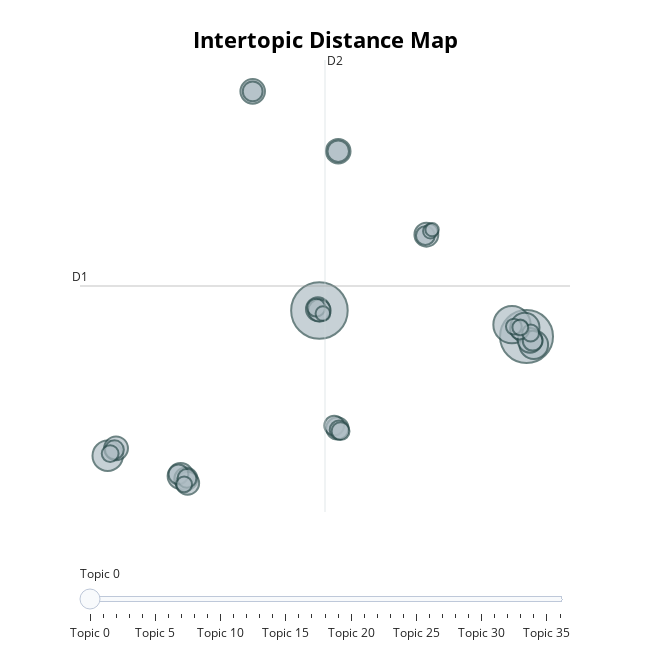

The cell this chart's notebook holds for it:
### Code cell
topic_model.visualize_topics()

### Figure 1 — Plotly figure (JSON) as saved in the notebook; plotly's stock layout.template omitted (floating-point values rounded to 4 significant figures)
{"data": [{"customdata": [[0, "party | level | community | organization | oversight", 90], [1, "socialism | characteristic | chinese | china | great", 79], [2, "ecological | resource | consumption | environment | water", 39], [3, "insurance | social | basic | service | health", 26], [4, "cultural | sector | service | flourishing | public", 24], [5, "law | rule | judicial | based | ensure", 23], [6, "peace | world | country | mankind | peaceful", 19], [7, "military | armed | force | defense | capability", 17], [8, "innovation | research | technological | technology | science", 17], [9, "socialist | moral | integrity | morality | virtue", 17], [10, "corruption | combating | integrity | clean | fight", 16], [11, "global | economy | world | export | china", 16], [12, "agriculture | agricultural | rural | farmer | industrialization", 16], [13, "problem | difficulty | social | pressing | work", 15], [14, "education | training | personnel | skill | young", 15], [15, "taiwan | side | strait | independence | compatriot", 14], [16, "reform | administrative | deepen | government | function", 14], [17, "military | force | armed | security | defense", 13], [18, "fairness | justice | equality | mutual | ethnic", 11], [19, "applying | outlook | scientific | purposefully | development", 11], [20, "macao | hong | kong | two | principle", 11], [21, "comrade | faith | communist | xii | viii", 11], [22, "unity | communist | china | consultative | congress", 10], [23, "rural | urban | area | development | poverty", 10], [24, "culture | china | strong | nation | culturally", 10], [25, "interest | may | must | people | time", 10], [26, "model | growth | change | accelerating | economy", 10], [27, "overseas | affair | interest | neighbor | diplomacy", 9], [28, "political | reform | structure | notion | sign", 9], [29, "thought | outlook | theory | marxism | scientific", 8], [30, "income | distribution | individual | share | increase", 8], [31, "progress | ecological | socialist | economic | sustainable", 7], [32, "strength | competitiveness | sport | game | fitness", 7], [33, "employment | job | creating | opportunity | unemployment", 7], [34, "building | innovation | respect | new | party", 6], [35, "opening | regional | area | open | benefit", 6], [36, "industry | industrial | structural | driven | infrastructure", 5]], "hovertemplate": "<b>Topic %{customdata[0]}</b><br>%{customdata[1]}<br>Size: %{customdata[2]}", "legendgroup": "", "marker": {"color": "#B0BEC5", "line": {"color": "DarkSlateGrey", "width": 2}, "size": [90, 79, 39, 26, 24, 23, 19, 17, 17, 17, 16, 16, 16, 15, 15, 14, 14, 13, 11, 11, 11, 11, 10, 10, 10, 10, 10, 9, 9, 8, 8, 7, 7, 7, 6, 6, 5], "sizemode": "area", "sizeref": 0.05625, "symbol": "circle"}, "mode": "markers", "name": "", "orientation": "v", "showlegend": false, "type": "scatter", "x": [1.972, 17.09, 16.02, -13.48, 16.97, 17.62, -8.157, 3.346, -2.898, 17.34, 1.861, 9.778, -12.87, -7.773, -7.65, 3.281, 1.976, 3.346, -8.314, -2.898, 3.053, 17.54, 3.411, -12.99, 16.58, -7.696, 9.705, 3.513, 1.739, 17.39, -13.3, 16.16, 16.63, -7.901, 2.225, 10.07, 10.19], "xaxis": "x", "y": [-0.8275, -2.976, -2.001, -12.84, -2.232, -3.658, -14.52, 12.34, 17.29, -3.298, -0.7161, 5.433, -12.23, -14.75, -15.11, -10.57, -0.8312, 12.34, -14.37, 17.28, -10.34, -3.326, -10.7, -12.34, -2.441, -14.71, 5.36, -10.8, -0.594, -2.692, -12.66, -2.163, -2.234, -15.21, -1.08, 5.726, 5.85], "yaxis": "y"}], "layout": {"annotations": [{"showarrow": false, "text": "D1", "x": -15.5, "y": 1.195, "yshift": 10}, {"showarrow": false, "text": "D2", "x": 2.38, "xshift": 10, "y": 19.88}], "height": 650, "hoverlabel": {"bgcolor": "white", "font": {"family": "Rockwell", "size": 16}}, "legend": {"itemsizing": "constant", "tracegroupgap": 0}, "margin": {"t": 60}, "shapes": [{"line": {"color": "#CFD8DC", "width": 2}, "type": "line", "x0": 2.38, "x1": 2.38, "y0": -17.49, "y1": 19.88}, {"line": {"color": "#9E9E9E", "width": 2}, "type": "line", "x0": -15.5, "x1": 20.26, "y0": 1.195, "y1": 1.195}], "sliders": [{"active": 0, "pad": {"t": 50}, "steps": [{"args": [{"marker.color": [["red", "#B0BEC5", "#B0BEC5", "#B0BEC5", "#B0BEC5", "#B0BEC5", "#B0BEC5", "#B0BEC5", "#B0BEC5", "#B0BEC5", "#B0BEC5", "#B0BEC5", "#B0BEC5", "#B0BEC5", "#B0BEC5", "#B0BEC5", "#B0BEC5", "#B0BEC5", "#B0BEC5", "#B0BEC5", "#B0BEC5", "#B0BEC5", "#B0BEC5", "#B0BEC5", "#B0BEC5", "#B0BEC5", "#B0BEC5", "#B0BEC5", "#B0BEC5", "#B0BEC5", "#B0BEC5", "#B0BEC5", "#B0BEC5", "#B0BEC5", "#B0BEC5", "#B0BEC5", "#B0BEC5"]]}], "label": "Topic 0", "method": "update"}, {"args": [{"marker.color": [["#B0BEC5", "red", "#B0BEC5", "#B0BEC5", "#B0BEC5", "#B0BEC5", "#B0BEC5", "#B0BEC5", "#B0BEC5", "#B0BEC5", "#B0BEC5", "#B0BEC5", "#B0BEC5", "#B0BEC5", "#B0BEC5", "#B0BEC5", "#B0BEC5", "#B0BEC5", "#B0BEC5", "#B0BEC5", "#B0BEC5", "#B0BEC5", "#B0BEC5", "#B0BEC5", "#B0BEC5", "#B0BEC5", "#B0BEC5", "#B0BEC5", "#B0BEC5", "#B0BEC5", "#B0BEC5", "#B0BEC5", "#B0BEC5", "#B0BEC5", "#B0BEC5", "#B0BEC5", "#B0BEC5"]]}], "label": "Topic 1", "method": "update"}, {"args": [{"marker.color": [["#B0BEC5", "#B0BEC5", "red", "#B0BEC5", "#B0BEC5", "#B0BEC5", "#B0BEC5", "#B0BEC5", "#B0BEC5", "#B0BEC5", "#B0BEC5", "#B0BEC5", "#B0BEC5", "#B0BEC5", "#B0BEC5", "#B0BEC5", "#B0BEC5", "#B0BEC5", "#B0BEC5", "#B0BEC5", "#B0BEC5", "#B0BEC5", "#B0BEC5", "#B0BEC5", "#B0BEC5", "#B0BEC5", "#B0BEC5", "#B0BEC5", "#B0BEC5", "#B0BEC5", "#B0BEC5", "#B0BEC5", "#B0BEC5", "#B0BEC5", "#B0BEC5", "#B0BEC5", "#B0BEC5"]]}], "label": "Topic 2", "method": "update"}, {"args": [{"marker.color": [["#B0BEC5", "#B0BEC5", "#B0BEC5", "red", "#B0BEC5", "#B0BEC5", "#B0BEC5", "#B0BEC5", "#B0BEC5", "#B0BEC5", "#B0BEC5", "#B0BEC5", "#B0BEC5", "#B0BEC5", "#B0BEC5", "#B0BEC5", "#B0BEC5", "#B0BEC5", "#B0BEC5", "#B0BEC5", "#B0BEC5", "#B0BEC5", "#B0BEC5", "#B0BEC5", "#B0BEC5", "#B0BEC5", "#B0BEC5", "#B0BEC5", "#B0BEC5", "#B0BEC5", "#B0BEC5", "#B0BEC5", "#B0BEC5", "#B0BEC5", "#B0BEC5", "#B0BEC5", "#B0BEC5"]]}], "label": "Topic 3", "method": "update"}, {"args": [{"marker.color": [["#B0BEC5", "#B0BEC5", "#B0BEC5", "#B0BEC5", "red", "#B0BEC5", "#B0BEC5", "#B0BEC5", "#B0BEC5", "#B0BEC5", "#B0BEC5", "#B0BEC5", "#B0BEC5", "#B0BEC5", "#B0BEC5", "#B0BEC5", "#B0BEC5", "#B0BEC5", "#B0BEC5", "#B0BEC5", "#B0BEC5", "#B0BEC5", "#B0BEC5", "#B0BEC5", "#B0BEC5", "#B0BEC5", "#B0BEC5", "#B0BEC5", "#B0BEC5", "#B0BEC5", "#B0BEC5", "#B0BEC5", "#B0BEC5", "#B0BEC5", "#B0BEC5", "#B0BEC5", "#B0BEC5"]]}], "label": "Topic 4", "method": "update"}, {"args": [{"marker.color": [["#B0BEC5", "#B0BEC5", "#B0BEC5", "#B0BEC5", "#B0BEC5", "red", "#B0BEC5", "#B0BEC5", "#B0BEC5", "#B0BEC5", "#B0BEC5", "#B0BEC5", "#B0BEC5", "#B0BEC5", "#B0BEC5", "#B0BEC5", "#B0BEC5", "#B0BEC5", "#B0BEC5", "#B0BEC5", "#B0BEC5", "#B0BEC5", "#B0BEC5", "#B0BEC5", "#B0BEC5", "#B0BEC5", "#B0BEC5", "#B0BEC5", "#B0BEC5", "#B0BEC5", "#B0BEC5", "#B0BEC5", "#B0BEC5", "#B0BEC5", "#B0BEC5", "#B0BEC5", "#B0BEC5"]]}], "label": "Topic 5", "method": "update"}, {"args": [{"marker.color": [["#B0BEC5", "#B0BEC5", "#B0BEC5", "#B0BEC5", "#B0BEC5", "#B0BEC5", "red", "#B0BEC5", "#B0BEC5", "#B0BEC5", "#B0BEC5", "#B0BEC5", "#B0BEC5", "#B0BEC5", "#B0BEC5", "#B0BEC5", "#B0BEC5", "#B0BEC5", "#B0BEC5", "#B0BEC5", "#B0BEC5", "#B0BEC5", "#B0BEC5", "#B0BEC5", "#B0BEC5", "#B0BEC5", "#B0BEC5", "#B0BEC5", "#B0BEC5", "#B0BEC5", "#B0BEC5", "#B0BEC5", "#B0BEC5", "#B0BEC5", "#B0BEC5", "#B0BEC5", "#B0BEC5"]]}], "label": "Topic 6", "method": "update"}, {"args": [{"marker.color": [["#B0BEC5", "#B0BEC5", "#B0BEC5", "#B0BEC5", "#B0BEC5", "#B0BEC5", "#B0BEC5", "red", "#B0BEC5", "#B0BEC5", "#B0BEC5", "#B0BEC5", "#B0BEC5", "#B0BEC5", "#B0BEC5", "#B0BEC5", "#B0BEC5", "#B0BEC5", "#B0BEC5", "#B0BEC5", "#B0BEC5", "#B0BEC5", "#B0BEC5", "#B0BEC5", "#B0BEC5", "#B0BEC5", "#B0BEC5", "#B0BEC5", "#B0BEC5", "#B0BEC5", "#B0BEC5", "#B0BEC5", "#B0BEC5", "#B0BEC5", "#B0BEC5", "#B0BEC5", "#B0BEC5"]]}], "label": "Topic 7", "method": "update"}, {"args": [{"marker.color": [["#B0BEC5", "#B0BEC5", "#B0BEC5", "#B0BEC5", "#B0BEC5", "#B0BEC5", "#B0BEC5", "#B0BEC5", "red", "#B0BEC5", "#B0BEC5", "#B0BEC5", "#B0BEC5", "#B0BEC5", "#B0BEC5", "#B0BEC5", "#B0BEC5", "#B0BEC5", "#B0BEC5", "#B0BEC5", "#B0BEC5", "#B0BEC5", "#B0BEC5", "#B0BEC5", "#B0BEC5", "#B0BEC5", "#B0BEC5", "#B0BEC5", "#B0BEC5", "#B0BEC5", "#B0BEC5", "#B0BEC5", "#B0BEC5", "#B0BEC5", "#B0BEC5", "#B0BEC5", "#B0BEC5"]]}], "label": "Topic 8", "method": "update"}, {"args": [{"marker.color": [["#B0BEC5", "#B0BEC5", "#B0BEC5", "#B0BEC5", "#B0BEC5", "#B0BEC5", "#B0BEC5", "#B0BEC5", "#B0BEC5", "red", "#B0BEC5", "#B0BEC5", "#B0BEC5", "#B0BEC5", "#B0BEC5", "#B0BEC5", "#B0BEC5", "#B0BEC5", "#B0BEC5", "#B0BEC5", "#B0BEC5", "#B0BEC5", "#B0BEC5", "#B0BEC5", "#B0BEC5", "#B0BEC5", "#B0BEC5", "#B0BEC5", "#B0BEC5", "#B0BEC5", "#B0BEC5", "#B0BEC5", "#B0BEC5", "#B0BEC5", "#B0BEC5", "#B0BEC5", "#B0BEC5"]]}], "label": "Topic 9", "method": "update"}, {"args": [{"marker.color": [["#B0BEC5", "#B0BEC5", "#B0BEC5", "#B0BEC5", "#B0BEC5", "#B0BEC5", "#B0BEC5", "#B0BEC5", "#B0BEC5", "#B0BEC5", "red", "#B0BEC5", "#B0BEC5", "#B0BEC5", "#B0BEC5", "#B0BEC5", "#B0BEC5", "#B0BEC5", "#B0BEC5", "#B0BEC5", "#B0BEC5", "#B0BEC5", "#B0BEC5", "#B0BEC5", "#B0BEC5", "#B0BEC5", "#B0BEC5", "#B0BEC5", "#B0BEC5", "#B0BEC5", "#B0BEC5", "#B0BEC5", "#B0BEC5", "#B0BEC5", "#B0BEC5", "#B0BEC5", "#B0BEC5"]]}], "label": "Topic 10", "method": "update"}, {"args": [{"marker.color": [["#B0BEC5", "#B0BEC5", "#B0BEC5", "#B0BEC5", "#B0BEC5", "#B0BEC5", "#B0BEC5", "#B0BEC5", "#B0BEC5", "#B0BEC5", "#B0BEC5", "red", "#B0BEC5", "#B0BEC5", "#B0BEC5", "#B0BEC5", "#B0BEC5", "#B0BEC5", "#B0BEC5", "#B0BEC5", "#B0BEC5", "#B0BEC5", "#B0BEC5", "#B0BEC5", "#B0BEC5", "#B0BEC5", "#B0BEC5", "#B0BEC5", "#B0BEC5", "#B0BEC5", "#B0BEC5", "#B0BEC5", "#B0BEC5", "#B0BEC5", "#B0BEC5", "#B0BEC5", "#B0BEC5"]]}], "label": "Topic 11", "method": "update"}, {"args": [{"marker.color": [["#B0BEC5", "#B0BEC5", "#B0BEC5", "#B0BEC5", "#B0BEC5", "#B0BEC5", "#B0BEC5", "#B0BEC5", "#B0BEC5", "#B0BEC5", "#B0BEC5", "#B0BEC5", "red", "#B0BEC5", "#B0BEC5", "#B0BEC5", "#B0BEC5", "#B0BEC5", "#B0BEC5", "#B0BEC5", "#B0BEC5", "#B0BEC5", "#B0BEC5", "#B0BEC5", "#B0BEC5", "#B0BEC5", "#B0BEC5", "#B0BEC5", "#B0BEC5", "#B0BEC5", "#B0BEC5", "#B0BEC5", "#B0BEC5", "#B0BEC5", "#B0BEC5", "#B0BEC5", "#B0BEC5"]]}], "label": "Topic 12", "method": "update"}, {"args": [{"marker.color": [["#B0BEC5", "#B0BEC5", "#B0BEC5", "#B0BEC5", "#B0BEC5", "#B0BEC5", "#B0BEC5", "#B0BEC5", "#B0BEC5", "#B0BEC5", "#B0BEC5", "#B0BEC5", "#B0BEC5", "red", "#B0BEC5", "#B0BEC5", "#B0BEC5", "#B0BEC5", "#B0BEC5", "#B0BEC5", "#B0BEC5", "#B0BEC5", "#B0BEC5", "#B0BEC5", "#B0BEC5", "#B0BEC5", "#B0BEC5", "#B0BEC5", "#B0BEC5", "#B0BEC5", "#B0BEC5", "#B0BEC5", "#B0BEC5", "#B0BEC5", "#B0BEC5", "#B0BEC5", "#B0BEC5"]]}], "label": "Topic 13", "method": "update"}, {"args": [{"marker.color": [["#B0BEC5", "#B0BEC5", "#B0BEC5", "#B0BEC5", "#B0BEC5", "#B0BEC5", "#B0BEC5", "#B0BEC5", "#B0BEC5", "#B0BEC5", "#B0BEC5", "#B0BEC5", "#B0BEC5", "#B0BEC5", "red", "#B0BEC5", "#B0BEC5", "#B0BEC5", "#B0BEC5", "#B0BEC5", "#B0BEC5", "#B0BEC5", "#B0BEC5", "#B0BEC5", "#B0BEC5", "#B0BEC5", "#B0BEC5", "#B0BEC5", "#B0BEC5", "#B0BEC5", "#B0BEC5", "#B0BEC5", "#B0BEC5", "#B0BEC5", "#B0BEC5", "#B0BEC5", "#B0BEC5"]]}], "label": "Topic 14", "method": "update"}, {"args": [{"marker.color": [["#B0BEC5", "#B0BEC5", "#B0BEC5", "#B0BEC5", "#B0BEC5", "#B0BEC5", "#B0BEC5", "#B0BEC5", "#B0BEC5", "#B0BEC5", "#B0BEC5", "#B0BEC5", "#B0BEC5", "#B0BEC5", "#B0BEC5", "red", "#B0BEC5", "#B0BEC5", "#B0BEC5", "#B0BEC5", "#B0BEC5", "#B0BEC5", "#B0BEC5", "#B0BEC5", "#B0BEC5", "#B0BEC5", "#B0BEC5", "#B0BEC5", "#B0BEC5", "#B0BEC5", "#B0BEC5", "#B0BEC5", "#B0BEC5", "#B0BEC5", "#B0BEC5", "#B0BEC5", "#B0BEC5"]]}], "label": "Topic 15", "method": "update"}, {"args": [{"marker.color": [["#B0BEC5", "#B0BEC5", "#B0BEC5", "#B0BEC5", "#B0BEC5", "#B0BEC5", "#B0BEC5", "#B0BEC5", "#B0BEC5", "#B0BEC5", "#B0BEC5", "#B0BEC5", "#B0BEC5", "#B0BEC5", "#B0BEC5", "#B0BEC5", "red", "#B0BEC5", "#B0BEC5", "#B0BEC5", "#B0BEC5", "#B0BEC5", "#B0BEC5", "#B0BEC5", "#B0BEC5", "#B0BEC5", "#B0BEC5", "#B0BEC5", "#B0BEC5", "#B0BEC5", "#B0BEC5", "#B0BEC5", "#B0BEC5", "#B0BEC5", "#B0BEC5", "#B0BEC5", "#B0BEC5"]]}], "label": "Topic 16", "method": "update"}, {"args": [{"marker.color": [["#B0BEC5", "#B0BEC5", "#B0BEC5", "#B0BEC5", "#B0BEC5", "#B0BEC5", "#B0BEC5", "#B0BEC5", "#B0BEC5", "#B0BEC5", "#B0BEC5", "#B0BEC5", "#B0BEC5", "#B0BEC5", "#B0BEC5", "#B0BEC5", "#B0BEC5", "red", "#B0BEC5", "#B0BEC5", "#B0BEC5", "#B0BEC5", "#B0BEC5", "#B0BEC5", "#B0BEC5", "#B0BEC5", "#B0BEC5", "#B0BEC5", "#B0BEC5", "#B0BEC5", "#B0BEC5", "#B0BEC5", "#B0BEC5", "#B0BEC5", "#B0BEC5", "#B0BEC5", "#B0BEC5"]]}], "label": "Topic 17", "method": "update"}, {"args": [{"marker.color": [["#B0BEC5", "#B0BEC5", "#B0BEC5", "#B0BEC5", "#B0BEC5", "#B0BEC5", "#B0BEC5", "#B0BEC5", "#B0BEC5", "#B0BEC5", "#B0BEC5", "#B0BEC5", "#B0BEC5", "#B0BEC5", "#B0BEC5", "#B0BEC5", "#B0BEC5", "#B0BEC5", "red", "#B0BEC5", "#B0BEC5", "#B0BEC5", "#B0BEC5", "#B0BEC5", "#B0BEC5", "#B0BEC5", "#B0BEC5", "#B0BEC5", "#B0BEC5", "#B0BEC5", "#B0BEC5", "#B0BEC5", "#B0BEC5", "#B0BEC5", "#B0BEC5", "#B0BEC5", "#B0BEC5"]]}], "label": "Topic 18", "method": "update"}, {"args": [{"marker.color": [["#B0BEC5", "#B0BEC5", "#B0BEC5", "#B0BEC5", "#B0BEC5", "#B0BEC5", "#B0BEC5", "#B0BEC5", "#B0BEC5", "#B0BEC5", "#B0BEC5", "#B0BEC5", "#B0BEC5", "#B0BEC5", "#B0BEC5", "#B0BEC5", "#B0BEC5", "#B0BEC5", "#B0BEC5", "red", "#B0BEC5", "#B0BEC5", "#B0BEC5", "#B0BEC5", "#B0BEC5", "#B0BEC5", "#B0BEC5", "#B0BEC5", "#B0BEC5", "#B0BEC5", "#B0BEC5", "#B0BEC5", "#B0BEC5", "#B0BEC5", "#B0BEC5", "#B0BEC5", "#B0BEC5"]]}], "label": "Topic 19", "method": "update"}, {"args": [{"marker.color": [["#B0BEC5", "#B0BEC5", "#B0BEC5", "#B0BEC5", "#B0BEC5", "#B0BEC5", "#B0BEC5", "#B0BEC5", "#B0BEC5", "#B0BEC5", "#B0BEC5", "#B0BEC5", "#B0BEC5", "#B0BEC5", "#B0BEC5", "#B0BEC5", "#B0BEC5", "#B0BEC5", "#B0BEC5", "#B0BEC5", "red", "#B0BEC5", "#B0BEC5", "#B0BEC5", "#B0BEC5", "#B0BEC5", "#B0BEC5", "#B0BEC5", "#B0BEC5", "#B0BEC5", "#B0BEC5", "#B0BEC5", "#B0BEC5", "#B0BEC5", "#B0BEC5", "#B0BEC5", "#B0BEC5"]]}], "label": "Topic 20", "method": "update"}, {"args": [{"marker.color": [["#B0BEC5", "#B0BEC5", "#B0BEC5", "#B0BEC5", "#B0BEC5", "#B0BEC5", "#B0BEC5", "#B0BEC5", "#B0BEC5", "#B0BEC5", "#B0BEC5", "#B0BEC5", "#B0BEC5", "#B0BEC5", "#B0BEC5", "#B0BEC5", "#B0BEC5", "#B0BEC5", "#B0BEC5", "#B0BEC5", "#B0BEC5", "red", "#B0BEC5", "#B0BEC5", "#B0BEC5", "#B0BEC5", "#B0BEC5", "#B0BEC5", "#B0BEC5", "#B0BEC5", "#B0BEC5", "#B0BEC5", "#B0BEC5", "#B0BEC5", "#B0BEC5", "#B0BEC5", "#B0BEC5"]]}], "label": "Topic 21", "method": "update"}, {"args": [{"marker.color": [["#B0BEC5", "#B0BEC5", "#B0BEC5", "#B0BEC5", "#B0BEC5", "#B0BEC5", "#B0BEC5", "#B0BEC5", "#B0BEC5", "#B0BEC5", "#B0BEC5", "#B0BEC5", "#B0BEC5", "#B0BEC5", "#B0BEC5", "#B0BEC5", "#B0BEC5", "#B0BEC5", "#B0BEC5", "#B0BEC5", "#B0BEC5", "#B0BEC5", "red", "#B0BEC5", "#B0BEC5", "#B0BEC5", "#B0BEC5", "#B0BEC5", "#B0BEC5", "#B0BEC5", "#B0BEC5", "#B0BEC5", "#B0BEC5", "#B0BEC5", "#B0BEC5", "#B0BEC5", "#B0BEC5"]]}], "label": "Topic 22", "method": "update"}, {"args": [{"marker.color": [["#B0BEC5", "#B0BEC5", "#B0BEC5", "#B0BEC5", "#B0BEC5", "#B0BEC5", "#B0BEC5", "#B0BEC5", "#B0BEC5", "#B0BEC5", "#B0BEC5", "#B0BEC5", "#B0BEC5", "#B0BEC5", "#B0BEC5", "#B0BEC5", "#B0BEC5", "#B0BEC5", "#B0BEC5", "#B0BEC5", "#B0BEC5", "#B0BEC5", "#B0BEC5", "red", "#B0BEC5", "#B0BEC5", "#B0BEC5", "#B0BEC5", "#B0BEC5", "#B0BEC5", "#B0BEC5", "#B0BEC5", "#B0BEC5", "#B0BEC5", "#B0BEC5", "#B0BEC5", "#B0BEC5"]]}], "label": "Topic 23", "method": "update"}, {"args": [{"marker.color": [["#B0BEC5", "#B0BEC5", "#B0BEC5", "#B0BEC5", "#B0BEC5", "#B0BEC5", "#B0BEC5", "#B0BEC5", "#B0BEC5", "#B0BEC5", "#B0BEC5", "#B0BEC5", "#B0BEC5", "#B0BEC5", "#B0BEC5", "#B0BEC5", "#B0BEC5", "#B0BEC5", "#B0BEC5", "#B0BEC5", "#B0BEC5", "#B0BEC5", "#B0BEC5", "#B0BEC5", "red", "#B0BEC5", "#B0BEC5", "#B0BEC5", "#B0BEC5", "#B0BEC5", "#B0BEC5", "#B0BEC5", "#B0BEC5", "#B0BEC5", "#B0BEC5", "#B0BEC5", "#B0BEC5"]]}], "label": "Topic 24", "method": "update"}, {"args": [{"marker.color": [["#B0BEC5", "#B0BEC5", "#B0BEC5", "#B0BEC5", "#B0BEC5", "#B0BEC5", "#B0BEC5", "#B0BEC5", "#B0BEC5", "#B0BEC5", "#B0BEC5", "#B0BEC5", "#B0BEC5", "#B0BEC5", "#B0BEC5", "#B0BEC5", "#B0BEC5", "#B0BEC5", "#B0BEC5", "#B0BEC5", "#B0BEC5", "#B0BEC5", "#B0BEC5", "#B0BEC5", "#B0BEC5", "red", "#B0BEC5", "#B0BEC5", "#B0BEC5", "#B0BEC5", "#B0BEC5", "#B0BEC5", "#B0BEC5", "#B0BEC5", "#B0BEC5", "#B0BEC5", "#B0BEC5"]]}], "label": "Topic 25", "method": "update"}, {"args": [{"marker.color": [["#B0BEC5", "#B0BEC5", "#B0BEC5", "#B0BEC5", "#B0BEC5", "#B0BEC5", "#B0BEC5", "#B0BEC5", "#B0BEC5", "#B0BEC5", "#B0BEC5", "#B0BEC5", "#B0BEC5", "#B0BEC5", "#B0BEC5", "#B0BEC5", "#B0BEC5", "#B0BEC5", "#B0BEC5", "#B0BEC5", "#B0BEC5", "#B0BEC5", "#B0BEC5", "#B0BEC5", "#B0BEC5", "#B0BEC5", "red", "#B0BEC5", "#B0BEC5", "#B0BEC5", "#B0BEC5", "#B0BEC5", "#B0BEC5", "#B0BEC5", "#B0BEC5", "#B0BEC5", "#B0BEC5"]]}], "label": "Topic 26", "method": "update"}, {"args": [{"marker.color": [["#B0BEC5", "#B0BEC5", "#B0BEC5", "#B0BEC5", "#B0BEC5", "#B0BEC5", "#B0BEC5", "#B0BEC5", "#B0BEC5", "#B0BEC5", "#B0BEC5", "#B0BEC5", "#B0BEC5", "#B0BEC5", "#B0BEC5", "#B0BEC5", "#B0BEC5", "#B0BEC5", "#B0BEC5", "#B0BEC5", "#B0BEC5", "#B0BEC5", "#B0BEC5", "#B0BEC5", "#B0BEC5", "#B0BEC5", "#B0BEC5", "red", "#B0BEC5", "#B0BEC5", "#B0BEC5", "#B0BEC5", "#B0BEC5", "#B0BEC5", "#B0BEC5", "#B0BEC5", "#B0BEC5"]]}], "label": "Topic 27", "method": "update"}, {"args": [{"marker.color": [["#B0BEC5", "#B0BEC5", "#B0BEC5", "#B0BEC5", "#B0BEC5", "#B0BEC5", "#B0BEC5", "#B0BEC5", "#B0BEC5", "#B0BEC5", "#B0BEC5", "#B0BEC5", "#B0BEC5", "#B0BEC5", "#B0BEC5", "#B0BEC5", "#B0BEC5", "#B0BEC5", "#B0BEC5", "#B0BEC5", "#B0BEC5", "#B0BEC5", "#B0BEC5", "#B0BEC5", "#B0BEC5", "#B0BEC5", "#B0BEC5", "#B0BEC5", "red", "#B0BEC5", "#B0BEC5", "#B0BEC5", "#B0BEC5", "#B0BEC5", "#B0BEC5", "#B0BEC5", "#B0BEC5"]]}], "label": "Topic 28", "method": "update"}, {"args": [{"marker.color": [["#B0BEC5", "#B0BEC5", "#B0BEC5", "#B0BEC5", "#B0BEC5", "#B0BEC5", "#B0BEC5", "#B0BEC5", "#B0BEC5", "#B0BEC5", "#B0BEC5", "#B0BEC5", "#B0BEC5", "#B0BEC5", "#B0BEC5", "#B0BEC5", "#B0BEC5", "#B0BEC5", "#B0BEC5", "#B0BEC5", "#B0BEC5", "#B0BEC5", "#B0BEC5", "#B0BEC5", "#B0BEC5", "#B0BEC5", "#B0BEC5", "#B0BEC5", "#B0BEC5", "red", "#B0BEC5", "#B0BEC5", "#B0BEC5", "#B0BEC5", "#B0BEC5", "#B0BEC5", "#B0BEC5"]]}], "label": "Topic 29", "method": "update"}, {"args": [{"marker.color": [["#B0BEC5", "#B0BEC5", "#B0BEC5", "#B0BEC5", "#B0BEC5", "#B0BEC5", "#B0BEC5", "#B0BEC5", "#B0BEC5", "#B0BEC5", "#B0BEC5", "#B0BEC5", "#B0BEC5", "#B0BEC5", "#B0BEC5", "#B0BEC5", "#B0BEC5", "#B0BEC5", "#B0BEC5", "#B0BEC5", "#B0BEC5", "#B0BEC5", "#B0BEC5", "#B0BEC5", "#B0BEC5", "#B0BEC5", "#B0BEC5", "#B0BEC5", "#B0BEC5", "#B0BEC5", "red", "#B0BEC5", "#B0BEC5", "#B0BEC5", "#B0BEC5", "#B0BEC5", "#B0BEC5"]]}], "label": "Topic 30", "method": "update"}, {"args": [{"marker.color": [["#B0BEC5", "#B0BEC5", "#B0BEC5", "#B0BEC5", "#B0BEC5", "#B0BEC5", "#B0BEC5", "#B0BEC5", "#B0BEC5", "#B0BEC5", "#B0BEC5", "#B0BEC5", "#B0BEC5", "#B0BEC5", "#B0BEC5", "#B0BEC5", "#B0BEC5", "#B0BEC5", "#B0BEC5", "#B0BEC5", "#B0BEC5", "#B0BEC5", "#B0BEC5", "#B0BEC5", "#B0BEC5", "#B0BEC5", "#B0BEC5", "#B0BEC5", "#B0BEC5", "#B0BEC5", "#B0BEC5", "red", "#B0BEC5", "#B0BEC5", "#B0BEC5", "#B0BEC5", "#B0BEC5"]]}], "label": "Topic 31", "method": "update"}, {"args": [{"marker.color": [["#B0BEC5", "#B0BEC5", "#B0BEC5", "#B0BEC5", "#B0BEC5", "#B0BEC5", "#B0BEC5", "#B0BEC5", "#B0BEC5", "#B0BEC5", "#B0BEC5", "#B0BEC5", "#B0BEC5", "#B0BEC5", "#B0BEC5", "#B0BEC5", "#B0BEC5", "#B0BEC5", "#B0BEC5", "#B0BEC5", "#B0BEC5", "#B0BEC5", "#B0BEC5", "#B0BEC5", "#B0BEC5", "#B0BEC5", "#B0BEC5", "#B0BEC5", "#B0BEC5", "#B0BEC5", "#B0BEC5", "#B0BEC5", "red", "#B0BEC5", "#B0BEC5", "#B0BEC5", "#B0BEC5"]]}], "label": "Topic 32", "method": "update"}, {"args": [{"marker.color": [["#B0BEC5", "#B0BEC5", "#B0BEC5", "#B0BEC5", "#B0BEC5", "#B0BEC5", "#B0BEC5", "#B0BEC5", "#B0BEC5", "#B0BEC5", "#B0BEC5", "#B0BEC5", "#B0BEC5", "#B0BEC5", "#B0BEC5", "#B0BEC5", "#B0BEC5", "#B0BEC5", "#B0BEC5", "#B0BEC5", "#B0BEC5", "#B0BEC5", "#B0BEC5", "#B0BEC5", "#B0BEC5", "#B0BEC5", "#B0BEC5", "#B0BEC5", "#B0BEC5", "#B0BEC5", "#B0BEC5", "#B0BEC5", "#B0BEC5", "red", "#B0BEC5", "#B0BEC5", "#B0BEC5"]]}], "label": "Topic 33", "method": "update"}, {"args": [{"marker.color": [["#B0BEC5", "#B0BEC5", "#B0BEC5", "#B0BEC5", "#B0BEC5", "#B0BEC5", "#B0BEC5", "#B0BEC5", "#B0BEC5", "#B0BEC5", "#B0BEC5", "#B0BEC5", "#B0BEC5", "#B0BEC5", "#B0BEC5", "#B0BEC5", "#B0BEC5", "#B0BEC5", "#B0BEC5", "#B0BEC5", "#B0BEC5", "#B0BEC5", "#B0BEC5", "#B0BEC5", "#B0BEC5", "#B0BEC5", "#B0BEC5", "#B0BEC5", "#B0BEC5", "#B0BEC5", "#B0BEC5", "#B0BEC5", "#B0BEC5", "#B0BEC5", "red", "#B0BEC5", "#B0BEC5"]]}], "label": "Topic 34", "method": "update"}, {"args": [{"marker.color": [["#B0BEC5", "#B0BEC5", "#B0BEC5", "#B0BEC5", "#B0BEC5", "#B0BEC5", "#B0BEC5", "#B0BEC5", "#B0BEC5", "#B0BEC5", "#B0BEC5", "#B0BEC5", "#B0BEC5", "#B0BEC5", "#B0BEC5", "#B0BEC5", "#B0BEC5", "#B0BEC5", "#B0BEC5", "#B0BEC5", "#B0BEC5", "#B0BEC5", "#B0BEC5", "#B0BEC5", "#B0BEC5", "#B0BEC5", "#B0BEC5", "#B0BEC5", "#B0BEC5", "#B0BEC5", "#B0BEC5", "#B0BEC5", "#B0BEC5", "#B0BEC5", "#B0BEC5", "red", "#B0BEC5"]]}], "label": "Topic 35", "method": "update"}, {"args": [{"marker.color": [["#B0BEC5", "#B0BEC5", "#B0BEC5", "#B0BEC5", "#B0BEC5", "#B0BEC5", "#B0BEC5", "#B0BEC5", "#B0BEC5", "#B0BEC5", "#B0BEC5", "#B0BEC5", "#B0BEC5", "#B0BEC5", "#B0BEC5", "#B0BEC5", "#B0BEC5", "#B0BEC5", "#B0BEC5", "#B0BEC5", "#B0BEC5", "#B0BEC5", "#B0BEC5", "#B0BEC5", "#B0BEC5", "#B0BEC5", "#B0BEC5", "#B0BEC5", "#B0BEC5", "#B0BEC5", "#B0BEC5", "#B0BEC5", "#B0BEC5", "#B0BEC5", "#B0BEC5", "#B0BEC5", "red"]]}], "label": "Topic 36", "method": "update"}]}], "title": {"font": {"color": "Black", "size": 22}, "text": "<b>Intertopic Distance Map</b>", "x": 0.5, "xanchor": "center", "y": 0.95, "yanchor": "top"}, "width": 650, "xaxis": {"anchor": "y", "domain": [0, 1], "range": [-15.5, 20.26], "title": {"text": ""}, "visible": false}, "yaxis": {"anchor": "x", "domain": [0, 1], "range": [-17.49, 19.88], "title": {"text": ""}, "visible": false}}}
